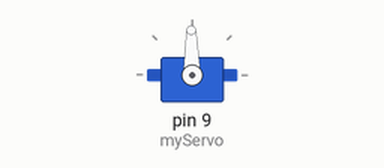
Recording of a sketch running on a simulated Arduino Uno, built with avr-gcc and run on an emulated ATmega328P. Shown: servo.

Above: at 0.05 s.
At 0.95 s:
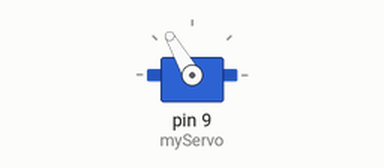
At 1.45 s:
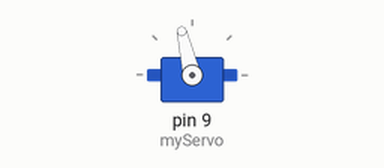
Timing chart, 0 to 4.3 s (numbered marks = the images above):
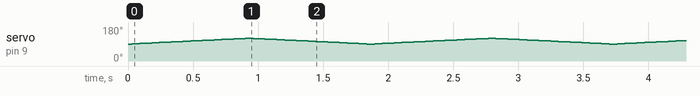

The sketch:

single.servo.test.ino
```cpp
#include <Servo.h>

Servo myServo;

void setup() {
  myServo.attach(9);
}

void loop() {
  // 90° → 180°
  for (int angle = 90; angle <= 120; angle++) {
    myServo.write(angle);
    delay(30);
  }

  // 180° → 90°
  for (int angle = 120; angle >= 90; angle--) {
    myServo.write(angle);
    delay(30);
  }
}
```
